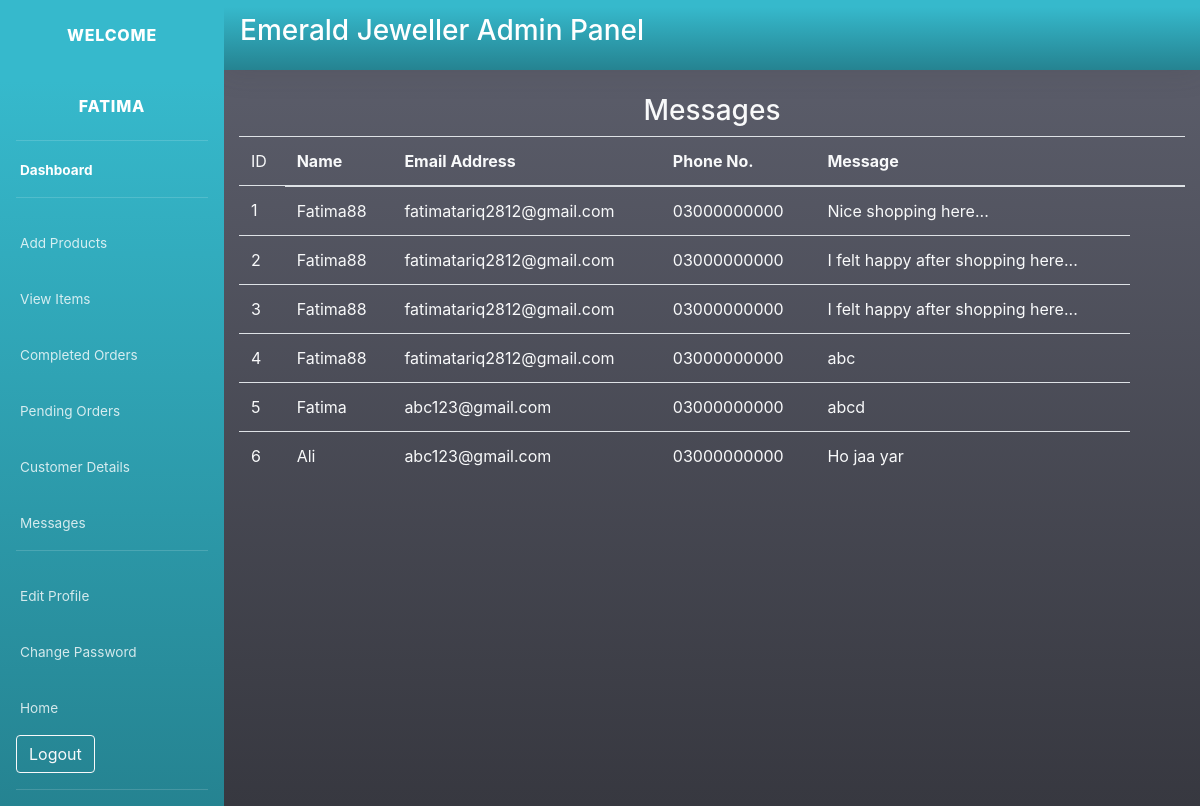
The app's page /message/ (signed in) with its own data.
### main/models.py (models this page shows, shortened)
class Contact(models.Model):
      name= models.CharField(max_length=100)
      email= models.CharField(max_length=100)
      phone= models.CharField(max_length=100)
      message= models.TextField()

### main/decorators.py (the view)
    def wrapper_func(request, *args, **kwargs):
        group = Group.objects.get(user = request.user)
        if group.name == 'admin_owner':
            return view_func(request, *args, **kwargs)
        else:
            return redirect('/')

### main/views.py (called while the page is built)
@login_required(login_url='/accounts/login/')
@admin_required
def message(request):
    items = Contact.objects.filter()
    context = {
        'items':items
    }
    return render(request, 'main/message.html', context)

### main/templates/main/message.html
{% extends "main/layout2.html" %}
{% block content %}
<div class="cart text-light">
    <div class="row">
        <div class="col-sm-12">
            <h3 class="text-center">Messages</h3>
            {% if items %}
            <div class="table-responsive">
                <table class="table bg-transparent text-light">
                    <thead>
                    <tr>
                        <td scope="col">ID</td>
                        <th scope="col">Name</th>
                        <th scope="col">Email Address</th>
                        <th scope="col">Phone No.</th>
                        <th scope="col">Message</th>
                        <th></th>
                        <th></th>
                    </tr>
                    </thead>
                    <tbody>
                        {% for item in items %}
                    <tr>
                        <td>{{ item.id }}</td>
                        <td>{{ item.name }}</td>
                        <td>{{ item.email }}</td>
                        <td>{{ item.phone }}</td>
                        <td>{{ item.message }}</td>
                    </tr>
                        {% endfor %}
                    </tbody>
                </table>
            </div>
            {% else %}
            <h4 class="text-center">No Messages</h4>
            {% endif %}
        </div>
    </div>
</div>
{% endblock content %}

### main/templates/main/layout2.html (shortened to what this page needs)
{% load static %}
<!DOCTYPE html>
<html lang="en">
<head>
  <link href="css/sb-admin-2.min.css" rel="stylesheet">
  <link rel="stylesheet" type="text/css" href="{% static 'main/sb-admin-2.min.css' %}">
  <link rel="stylesheet" href="https://maxcdn.bootstrapcdn.com/bootstrap/4.0.0/css/bootstrap.min.css">
</head>
<body id="page-top">
    <div id="wrapper">
        <ul class="navbar-nav bg-gradient-info sidebar sidebar-dark accordion" id="accordionSidebar">
            <a class="sidebar-brand d-flex align-items-center justify-content-center" href="{% url 'main:admin_dashboard' %}">
                <div class="sidebar-brand-text mx-3">Welcome</div>
            </a>
            <div class="sidebar-brand ">{{request.user}}</div>
            <hr class="sidebar-divider my-0">
            <li class="nav-item active">
                <a class="nav-link" href="{% url 'main:admin_dashboard' %}">
                <span>Dashboard</span></a>
            </li>
            <hr class="sidebar-divider">
            <li class="nav-item">
                <a class="nav-link" href="{% url 'main:item-create' %}">
                  <span>Add Products</span>
                </a>
            </li>
            <li class="nav-item">
                <a class="nav-link" href="{% url 'main:item_list' %}">
                  <span>View Items</span>
                </a>
            </li>
            <li class="nav-item">
                <a class="nav-link" href="{% url 'main:admin_view' %}">
                <span>Completed Orders</span>
                </a>
            </li>
            <li class="nav-item">
                <a class="nav-link" href="{% url 'main:pending_orders' %}">
                <span>Pending Orders</span>
                </a>
            </li>
            <li class="nav-item">
                <a class="nav-link" href="{% url 'main:customer_details' %}">
                  <span>Customer Details</span>
                </a>
            </li>
            <li class="nav-item">
                <a class="nav-link" href="{% url 'main:message' %}">
                  <span>Messages</span>
                </a>
            </li>
            <hr class="sidebar-divider">
            <li class="nav-item">
                <a class="nav-link" href="{% url 'main:edit_profile' %}">
                <span>Edit Profile</span></a>
            </li>
            <li class="nav-item">
                <a class="nav-link" href="{% url 'main:changepassword' %}">
                <span>Change Password</span></a>
            </li>
            <li class="nav-item">
                <a class="nav-link" href="{% url 'main:home' %}">
                <span>Home</span></a>
            </li>
            <li class="nav-item ml-3 mb-3">
                <form class="logout-link" action="{% url 'accounts:logout' %}" method="post">
                    <button type="submit" class="mr-2 btn btn-outline-light">Logout</button>
                </form>
            </li>
            <hr class="sidebar-divider d-none d-md-block">
        </ul>
        <div id="content-wrapper" class="d-flex flex-column">
            <div id="content" class="bg-gradient-dark">
                <nav class="navbar navbar-expand navbar-light bg-gradient-info topbar mb-4 static-top shadow">
                <h3 class="text-center" style="color: white;">Emerald Jeweller Admin Panel</h3>
                </nav>
                <div class="container-fluid">
                    {% block content %}{% endblock %}
                </div>
            </div>
        </div>
    </div>
</body>
</html>

### records on screen
Contact: id "1", name "Fatima88", email "fatimatariq2812@gmail.com", phone "03000000000", message "Nice shopping here..."
Contact: id "2", name "Fatima88", email "fatimatariq2812@gmail.com", phone "03000000000", message "I felt happy after shopping here..."
Contact: id "3", name "Fatima88", email "fatimatariq2812@gmail.com", phone "03000000000", message "I felt happy after shopping here..."
Contact: id "4", name "Fatima88", email "fatimatariq2812@gmail.com", phone "03000000000", message "abc"
Contact: id "5", name "Fatima", email "abc123@gmail.com", phone "03000000000", message "abcd"
Contact: id "6", name "Ali", email "abc123@gmail.com", phone "03000000000", message "Ho jaa yar"

### other values on screen
{{ request.user }} "FATIMA"
